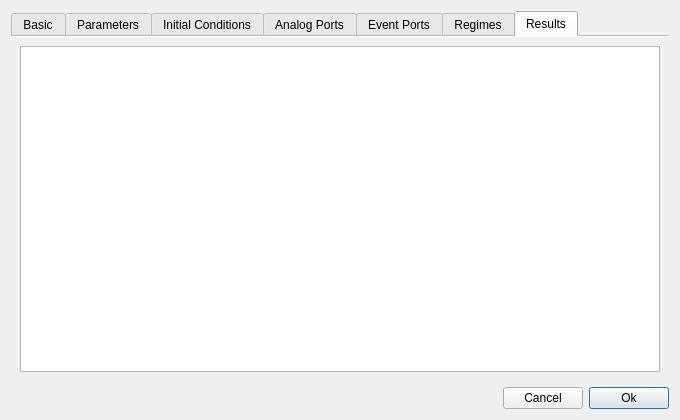
<?xml version="1.0" encoding="UTF-8"?>
<ui version="4.0">
 <class>ninemlTester</class>
 <widget class="QDialog" name="ninemlTester">
  <property name="geometry">
   <rect>
    <x>0</x>
    <y>0</y>
    <width>680</width>
    <height>420</height>
   </rect>
  </property>
  <property name="windowTitle">
   <string>NineML Component Tester</string>
  </property>
  <layout class="QVBoxLayout" name="verticalLayout_5">
   <item>
    <widget class="QTabWidget" name="tabWidget">
     <property name="tabPosition">
      <enum>QTabWidget::North</enum>
     </property>
     <property name="tabShape">
      <enum>QTabWidget::Rounded</enum>
     </property>
     <property name="currentIndex">
      <number>6</number>
     </property>
     <property name="documentMode">
      <bool>true</bool>
     </property>
     <widget class="QWidget" name="tab_1">
      <attribute name="title">
       <string>Basic</string>
      </attribute>
      <layout class="QVBoxLayout" name="verticalLayout_6">
       <item>
        <layout class="QFormLayout" name="formLayout">
         <item row="0" column="0">
          <widget class="QLabel" name="nineMLComponentLabel">
           <property name="text">
            <string>NineML component</string>
           </property>
          </widget>
         </item>
         <item row="0" column="1">
          <widget class="QLineEdit" name="nineMLComponentLineEdit"/>
         </item>
         <item row="1" column="0">
          <widget class="QLabel" name="timeHorizonLabel">
           <property name="text">
            <string>Time horizon, s</string>
           </property>
          </widget>
         </item>
         <item row="1" column="1">
          <widget class="QLineEdit" name="timeHorizonSLineEdit"/>
         </item>
         <item row="2" column="0">
          <widget class="QLabel" name="reportingIntervalLabel">
           <property name="text">
            <string>Reporting interval, s</string>
           </property>
          </widget>
         </item>
         <item row="2" column="1">
          <widget class="QLineEdit" name="reportingIntervalSLineEdit"/>
         </item>
        </layout>
       </item>
      </layout>
     </widget>
     <widget class="QWidget" name="tab_2">
      <attribute name="title">
       <string>Parameters</string>
      </attribute>
      <layout class="QVBoxLayout" name="verticalLayout_4">
       <item>
        <widget class="QTreeWidget" name="treeParameters">
         <property name="alternatingRowColors">
          <bool>true</bool>
         </property>
         <attribute name="headerDefaultSectionSize">
          <number>300</number>
         </attribute>
         <attribute name="headerMinimumSectionSize">
          <number>100</number>
         </attribute>
         <attribute name="headerDefaultSectionSize">
          <number>300</number>
         </attribute>
         <attribute name="headerMinimumSectionSize">
          <number>100</number>
         </attribute>
         <column>
          <property name="text">
           <string>Name</string>
          </property>
         </column>
         <column>
          <property name="text">
           <string>Value</string>
          </property>
         </column>
        </widget>
       </item>
      </layout>
     </widget>
     <widget class="QWidget" name="tab_3">
      <attribute name="title">
       <string>Initial Conditions</string>
      </attribute>
      <layout class="QVBoxLayout" name="verticalLayout_3">
       <item>
        <widget class="QTreeWidget" name="treeInitialConditions">
         <property name="alternatingRowColors">
          <bool>true</bool>
         </property>
         <attribute name="headerDefaultSectionSize">
          <number>300</number>
         </attribute>
         <attribute name="headerMinimumSectionSize">
          <number>100</number>
         </attribute>
         <attribute name="headerDefaultSectionSize">
          <number>300</number>
         </attribute>
         <attribute name="headerMinimumSectionSize">
          <number>100</number>
         </attribute>
         <column>
          <property name="text">
           <string>Name</string>
          </property>
         </column>
         <column>
          <property name="text">
           <string>Value</string>
          </property>
         </column>
        </widget>
       </item>
      </layout>
     </widget>
     <widget class="QWidget" name="tab_4">
      <attribute name="title">
       <string>Analog Ports</string>
      </attribute>
      <layout class="QVBoxLayout" name="verticalLayout_2">
       <item>
        <widget class="QTreeWidget" name="treeAnalogPorts">
         <property name="editTriggers">
          <set>QAbstractItemView::NoEditTriggers</set>
         </property>
         <property name="alternatingRowColors">
          <bool>true</bool>
         </property>
         <attribute name="headerDefaultSectionSize">
          <number>300</number>
         </attribute>
         <attribute name="headerMinimumSectionSize">
          <number>100</number>
         </attribute>
         <attribute name="headerDefaultSectionSize">
          <number>300</number>
         </attribute>
         <attribute name="headerMinimumSectionSize">
          <number>100</number>
         </attribute>
         <column>
          <property name="text">
           <string>Name</string>
          </property>
         </column>
         <column>
          <property name="text">
           <string>Value</string>
          </property>
         </column>
        </widget>
       </item>
      </layout>
     </widget>
     <widget class="QWidget" name="tab_6">
      <attribute name="title">
       <string>Event Ports</string>
      </attribute>
      <layout class="QVBoxLayout" name="verticalLayout">
       <item>
        <widget class="QTreeWidget" name="treeEventPorts">
         <property name="editTriggers">
          <set>QAbstractItemView::NoEditTriggers</set>
         </property>
         <property name="alternatingRowColors">
          <bool>true</bool>
         </property>
         <attribute name="headerDefaultSectionSize">
          <number>300</number>
         </attribute>
         <attribute name="headerMinimumSectionSize">
          <number>100</number>
         </attribute>
         <attribute name="headerDefaultSectionSize">
          <number>300</number>
         </attribute>
         <attribute name="headerMinimumSectionSize">
          <number>100</number>
         </attribute>
         <column>
          <property name="text">
           <string>Name</string>
          </property>
         </column>
         <column>
          <property name="text">
           <string>Value</string>
          </property>
         </column>
        </widget>
       </item>
      </layout>
     </widget>
     <widget class="QWidget" name="tab_5">
      <attribute name="title">
       <string>Regimes</string>
      </attribute>
      <layout class="QVBoxLayout" name="verticalLayout_7">
       <item>
        <widget class="QTreeWidget" name="treeRegimes">
         <property name="editTriggers">
          <set>QAbstractItemView::NoEditTriggers</set>
         </property>
         <property name="alternatingRowColors">
          <bool>true</bool>
         </property>
         <attribute name="headerDefaultSectionSize">
          <number>300</number>
         </attribute>
         <attribute name="headerMinimumSectionSize">
          <number>100</number>
         </attribute>
         <attribute name="headerDefaultSectionSize">
          <number>300</number>
         </attribute>
         <attribute name="headerMinimumSectionSize">
          <number>100</number>
         </attribute>
         <column>
          <property name="text">
           <string>Name</string>
          </property>
         </column>
         <column>
          <property name="text">
           <string>Value</string>
          </property>
         </column>
        </widget>
       </item>
      </layout>
     </widget>
     <widget class="QWidget" name="tab_7">
      <attribute name="title">
       <string>Results</string>
      </attribute>
      <layout class="QVBoxLayout" name="verticalLayout_8">
       <item>
        <widget class="QTreeWidget" name="treeResultsVariables">
         <property name="alternatingRowColors">
          <bool>true</bool>
         </property>
         <property name="columnCount">
          <number>1</number>
         </property>
         <attribute name="headerVisible">
          <bool>false</bool>
         </attribute>
         <attribute name="headerDefaultSectionSize">
          <number>300</number>
         </attribute>
         <attribute name="headerMinimumSectionSize">
          <number>100</number>
         </attribute>
         <attribute name="headerDefaultSectionSize">
          <number>300</number>
         </attribute>
         <attribute name="headerVisible">
          <bool>false</bool>
         </attribute>
         <attribute name="headerMinimumSectionSize">
          <number>100</number>
         </attribute>
         <column>
          <property name="text">
           <string>Name</string>
          </property>
         </column>
        </widget>
       </item>
      </layout>
     </widget>
    </widget>
   </item>
   <item>
    <layout class="QHBoxLayout" name="horizontalLayout_2">
     <item>
      <spacer name="horizontalSpacer">
       <property name="orientation">
        <enum>Qt::Horizontal</enum>
       </property>
       <property name="sizeHint" stdset="0">
        <size>
         <width>40</width>
         <height>20</height>
        </size>
       </property>
      </spacer>
     </item>
     <item>
      <widget class="QPushButton" name="buttonCancel">
       <property name="text">
        <string>Cancel</string>
       </property>
      </widget>
     </item>
     <item>
      <widget class="QPushButton" name="buttonOk">
       <property name="text">
        <string>Ok</string>
       </property>
       <property name="default">
        <bool>true</bool>
       </property>
      </widget>
     </item>
    </layout>
   </item>
  </layout>
 </widget>
 <resources/>
 <connections/>
</ui>
